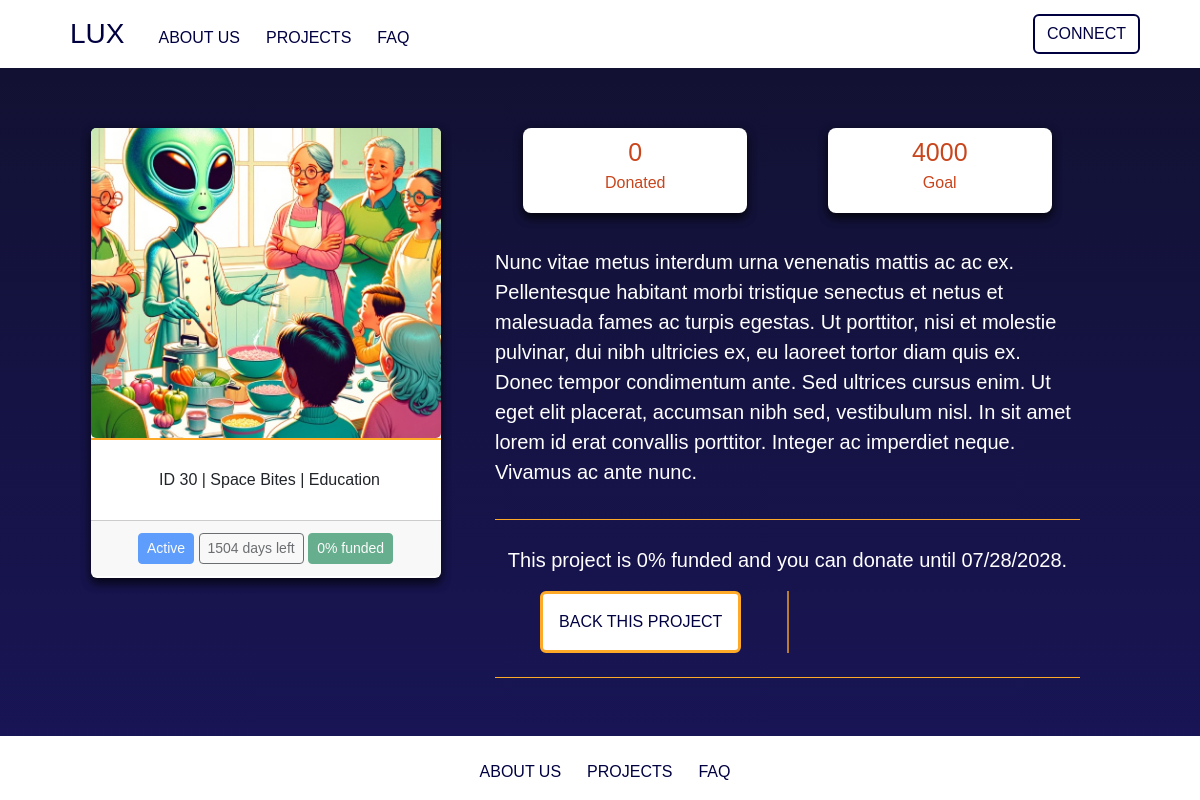
Screenshot of /project/30 with the database file from the repository.
### tables this page shows
CREATE TABLE projects (
    id INTEGER PRIMARY KEY AUTOINCREMENT,
    public_key TEXT NOT NULL,
    name TEXT NOT NULL,
    category TEXT NOT NULL,
    created_at DATETIME NOT NULL,
    status TEXT NOT NULL,
    goal INTEGER NOT NULL,
    expire_date DATETIME NOT NULL,
    image_path TEXT NOT NULL,
    description TEXT NOT NULL
);

### app.py (the view, shortened to what this page needs)
@app.route("/project/<int:project_id>", methods=["GET", "POST"])
def project_page(project_id):
    try:
        project = search_project_by_id(project_id)
    except Exception as e:
        print(str(e))
        return handle_response(str(e))
    return render_template('project.html', project=project)

### app.py (called while the page is built)
@app.context_processor
def global_variables():
    return dict(
        categories_list=categories_list,
        status_list=status_list,
        admin_account=admin_account
    )

@app.after_request
def after_request(response):
    response.headers["Cache-Control"] = "no-cache, no-store, must-revalidate"
    response.headers["Expires"] = 0
    response.headers["Pragma"] = "no-cache"
    return response

### config.py (called while the page is built)
def get_db_connection():
    conn = sqlite3.connect(database_path)
    conn.row_factory = sqlite3.Row
    return conn

### helpers.py (called while the page is built)
def fetch_query(query, params=()):
    try:
        conn = get_db_connection()
        cursor = conn.cursor()
        if not isinstance(params, tuple):
            params = (params,)
        cursor.execute(query, params)
        return [dict(row) for row in cursor.fetchall()]
    except Exception as e:
        print(f"Error in fetch query execution: {e}")
        return []
    finally:
        if cursor:
            cursor.close()
        if conn:
            conn.close()

def format_date(date_str, to_type):
    if to_type == "long_string":
        return f"{date_str} 23:59:59"
    if to_type == "medium_string":
        try:
            date = datetime.strptime(date_str.split(" ")[0], "%Y-%m-%d")
            return date.strftime("%m/%d/%Y")
        except ValueError as e:
            raise ValueError(f"Error formatting date: {str(e)}")
        except Exception as e:
            raise Exception(f"Unexpected error in formatting date: {str(e)}")

def calculate_total_donations(projects_list):
    try:
        query = "SELECT project_id, SUM(amount) as donations FROM transactions WHERE type = ? GROUP BY project_id"
        params = ("donation",)
        total_donations = fetch_query(query, params)
        donations_dict = {row['project_id']: row['donations'] for row in total_donations}
        for project in projects_list:
            project["total_donations"] = donations_dict.get(project["project_id"], 0)
        return projects_list
    except Exception as e:
        print("Error getting donations: ", str(e))

def calculate_project_progress(projects_list):
    try:
        projects_list = calculate_total_donations(projects_list)
        for project in projects_list:
            project["funding_progress"] = f'{math.floor(project["total_donations"] / project["goal"] * 100)}%'
        return projects_list
    except Exception as e:
        print("Error calculating project progress: ", str(e))
        return None

### templates/project.html (shortened to what this page needs)
{% extends "includes/layout.html" %}
{% block main %}
  <div class="container" id="projectPageContainer">
    <div class="row">
      <div class="col-lg-5 mb-3">
        <div class="card project-card">
          <img
            src="/{{ project['image_path'] }}"
            class="card-img"
            alt="project image"
          />
          <button disabled class="btn-orange w-100">
          </button>
          <div class="card-body d-flex w-100 justify-content-center">
            <p class="card-text fs-6 text-dark ms-2 my-auto">
              ID {{ project["project_id"] }} |
              {{ project["name"] }} |
              {{ project["category"] | capitalize }}
            </p>
          </div>
          <div class="card-footer">
            {% if project["status"].lower() == "active" %}
              <button disabled class="btn btn-primary btn-sm">
                {{ "Active" | capitalize }}
              </button>
              <button disabled class="btn btn-outline-dark btn-sm">
                {{ project["days_left"] }}
              </button>
            {% else %}
              <button disabled class="btn btn-danger btn-sm">
                {{ project["status"] | capitalize }}
              </button>
            {% endif %}
            <button disabled class="btn btn-success btn-sm">
              {{ project["funding_progress"] }} funded
            </button>
          </div>
        </div>
      </div>
      <div class="col-lg-7">
        <div class="row align-items-center">
          <div class="col justify-content-center">
            <div class="info-card">
              <div class="info-card-title">{{ project['total_donations'] }}</div>
              <p class="info-card-text">Donated</p>
            </div>
          </div>
          <div class="col justify-content-center">
            <div class="info-card">
              <div class="info-card-title">{{ project['goal'] }}</div>
              <p class="info-card-text">Goal</p>
            </div>
          </div>
        </div>
        <div class="row text-start mt-4">
          <div class="col">
            <p class="fs-5"> {{ project["description"] }} </p>
          </div>
        </div>
        <hr class="hr">
        {% if project["status"] == "active" %}
          {% if project["public_key"] != session["public_key"] %}
            <div class="row">
              <div class="col">
                <p class="fs-5">
                  This project is {{ project["funding_progress"] }}
                  funded and you can donate until {{ project["expire_date"] }}.
                </p>
              </div>
            </div>
            <div class="d-flex flex-column flex-md-row">
              <div class="col-sm my-auto">
                <button
                  type="button"
                  class="btn btn-white p-3"
                  id="backProjectButton"
                  data-bs-toggle="collapse"
                  data-bs-target="#donationCollapse"
                  aria-expanded="false"
                  aria-controls="collapseExample"
                  name="{{ session['public_key'] }}"
                  onclick="checkUser(this)"
                >
                  BACK THIS PROJECT
                </button>
              </div>
              <div class="vr"></div>
              <div class="col-sm">
              </div>
            </div>
          {% endif %}
        {% endif %}
        <hr class="mt-4">
      </div>
    </div>
{% endblock %}

### static/styles.css (style rules this page uses)
html { min-height: 100%; }
body { background: linear-gradient(180deg, #0d062d, #1c0a6b); background-image: linear-gradient( to bottom, #12102f, #131239, #151344, #17144e, #191559 ); background-size: cover; color: white; display: flex; flex-direction: column; font-family: "Trebuchet MS", sans-serif; min-width: 100%; text-align: center; min-height: 100vh; }
hr { color: #fea928; height: 10px; opacity: 1; }
.vr { color: #fea928; width: 2px; opacity: 0.7; }
.text-dark { color: #050b3a; }
.project-card { align-items: center; border: transparent; box-shadow: 0 4px 10px 0 rgba(0, 0, 0, 0.5), 0 6px 10px 0 rgba(0, 0, 0, 0.4); height: 100%; margin:auto; max-height: 450px; max-width: 350px; text-align: center; }
.card-img { height: 310px; width: 100%; object-fit: cover; }
.card-body { max-height: 80px;; }
.card-footer { padding: 12px 10px; max-height: 60px; overflow: hidden; width: 100% }
.card-text { font-size: min(14px, 6vw); }
.info-card { align-items: center; background-color: white; border-radius: 0.5rem; box-shadow: 0 4px 10px 0 rgba(0, 0, 0, 0.5), 0 6px 10px 0 rgba(0, 0, 0, 0.4); color: #c9451c; margin: auto; margin-bottom: 10px; padding: 2%; text-align: center; max-height: 85px; max-width: 80%; min-width: 170px; }
.info-card-title { font-size: 25px; }
.btn-white { background: white; border: 3px solid #fea928; color: #000041; }
.btn-orange { background: #fea928; border: none; color: white; }
#projectPageContainer { margin-top: 5%; min-height: 100%; min-width: 100%; padding-left: 5%; padding-right: 10%; text-align: center; }

### rows the page displays
projects: project_id "30", name "Space Bites", category "Education", status "Active", goal "4000", description "Nunc vitae metus interdum urna venenatis mattis ac ac ex. Pellentesque habitant morbi tristique senectus et netus et malesuada fames ac turpis egestas. Ut porttitor, nisi et molestie pulvinar, dui nibh ultricies ex, eu laoreet tortor diam quis ex. Donec tempor condimentum ante. Sed ultrices cursus enim. Ut eget elit placerat, accumsan nibh sed, vestibulum nisl. In sit amet lorem id erat convallis porttitor. Integer ac imperdiet neque. Vivamus ac ante nunc.", expire_date "07/28/2028"

### other values shown
{{ project["days_left"] }} "1504 days left"
{{ project["funding_progress"] }} "0%"
{{ project['total_donations'] }} "0"
